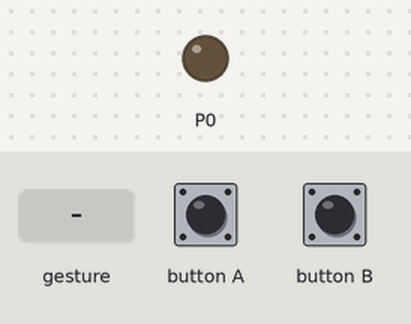
The program below on a simulated BBC micro:bit (MakeCode). Parts: output pins drawn as LEDs (lit = HIGH). The inputs (shaded band) are chosen by the test bench.

Above: at 1.2 s.
1.3 s: button A pressed for 0.15 s
At 2.6 s:
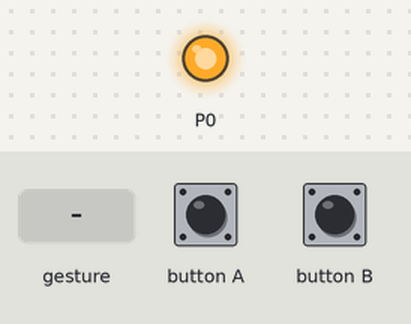
2.9 s: button B pressed for 0.15 s
At 3.9 s:
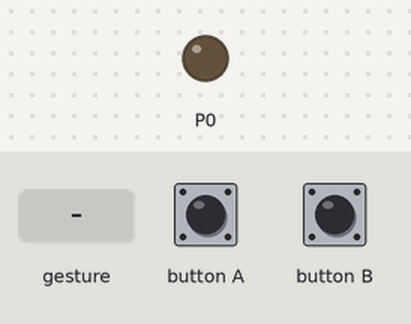
4.5 s: sound turns loud
At 5.6 s:
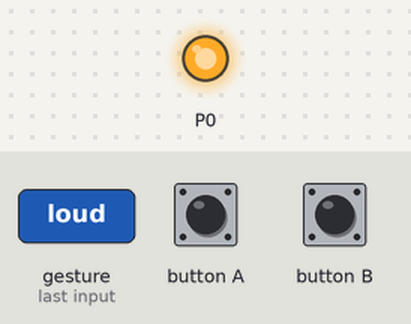
Timing chart, 0 to 7.5 s (numbered marks = the images above; inputs shaded):
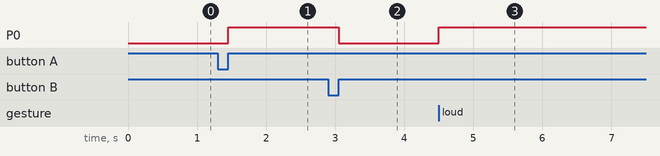

Measured:
- after the input at 1.3 s, P0: LOW → HIGH after 0.15 s
- after the input at 2.9 s, P0: HIGH → LOW after 0.15 s
- after the input at 4.5 s, P0: LOW → HIGH at once

The program:

main.ts
```typescript
input.onButtonPressed(Button.A, function () {
    pins.digitalWritePin(DigitalPin.P0, 1)
})
input.onSound(DetectedSound.Loud, function () {
    pins.digitalWritePin(DigitalPin.P0, 1)
})
input.onButtonPressed(Button.B, function () {
    pins.digitalWritePin(DigitalPin.P0, 0)
})
basic.forever(function () {

})
```

test.ts
```typescript
// testes vão aqui; isto não será compilado quando este pacote for usado como uma extensão.
```
